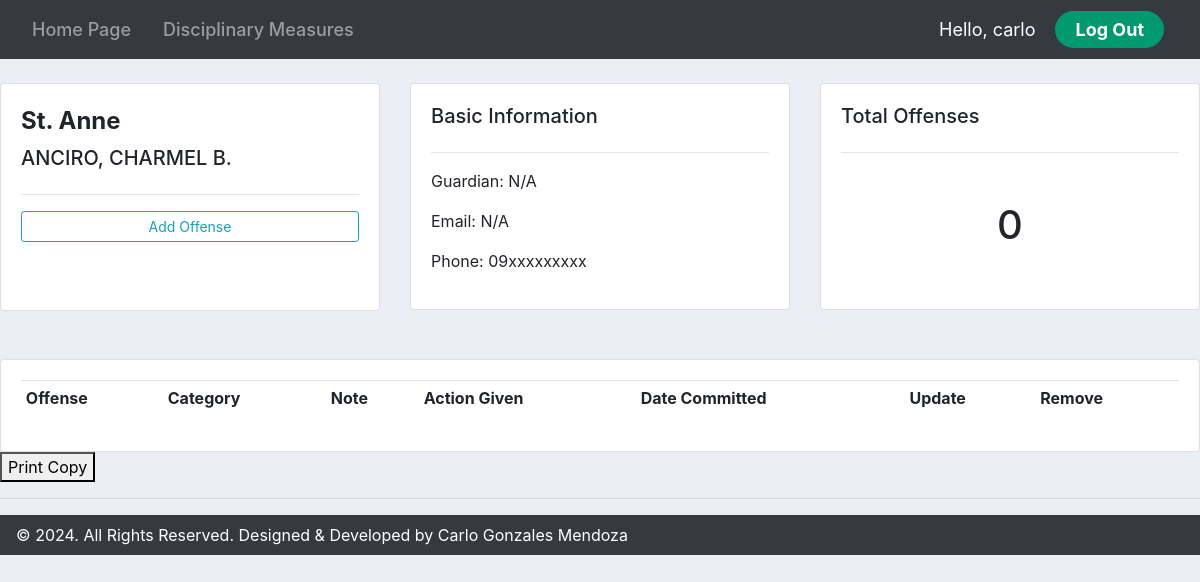
/anneprofile/2/ (signed in), run on the app's committed database.
### accounts/models.py (models this page shows, shortened)
class AnneStudent(models.Model):
    name = models.CharField(max_length=200, null=True)
    phone = models.CharField(max_length=200, null=True)
    email = models.CharField(max_length=200, null=True)
    guardian = models.CharField(max_length=200, null=True)
    date_created = models.DateTimeField(auto_now_add=True, null=True)

### accounts/views.py (the view)
# urls.py: path('anneprofile/<str:pk_test>/', views.anneprofile, name='anneprofile'),
@login_required(login_url='login')
def anneprofile(request, pk_test):
    annestudents = AnneStudent.objects.get(id=pk_test)
    anneoffenses = annestudents.anneoffense_set.all()
    offense_count = anneoffenses.count()
    context = {'students': annestudents, 'offenses': anneoffenses, "offense_count": offense_count,}
    return render(request, 'accounts/anneprofile.html', context)

### accounts/templates/accounts/anneprofile.html (shortened to what this page needs)
{% extends 'accounts/main.html' %}
{% block content %}
<br>
<div class="row">
    <div class="col-md">
        <div class="card card-body">
            <h5 style="font-size: 24px; font-weight: 700; line-height: 34px;">St. Anne</h5>
            <h5>{{students.name}}</h5>
            <hr>
            <a class="btn btn-outline-info  btn-sm btn-block" href="{% url 'annecreate_offense' students.id %}">Add Offense</a>
            <br><br>
        </div>
    </div>
    <div class="col-md">
        <div class="card card-body">
            <h5>Basic Information</h5>
            <hr>
            <p style="padding: 0.01px">Guardian: {{students.guardian}}</p>
            <p style="padding: 0.01px">Email: {{students.email}}</p>
            <p style="padding: 0.01px">Phone: {{students.phone}}</p>
        </div>
    </div>
    <div class="col-md">
        <div class="card card-body">
            <h5>Total Offenses</h5>
            <hr>
            <h1 style="text-align: center;padding: 32px">{{offense_count}}</h1>
        </div>
    </div>
</div>
<br>
<br>
<div class="row">
    <div class="col-md">
        <div class="card card-body">
            <table class="table table-sm">
                <tr>
                    <th>Offense</th>
                    <th>Category</th>
                    <th>Note</th>
                    <th>Action Given</th>
                    <th>Date Committed</th>
                    <th>Update</th>
                    <th>Remove</th>
                </tr>
            </table>
        </div>
    </div>
</div>
<button onclick="window.print()">Print Copy</button>
{% endblock %}

### accounts/templates/accounts/navbar.html (shortened to what this page needs)
{% load static %}
<nav class="navbar navbar-expand-lg navbar-dark bg-dark">
    <div class="collapse navbar-collapse" id="navbarNav">
      <ul class="navbar-nav justify-content-center flex-grow-1 pe-3">
        <li class="nav-item">
          <a class="nav-link mx-lg-2" href="{% url 'homepage' %}">Home Page</a>
        </li>
        <li class="nav-item">
          <a class="nav-link mx-lg-2" href="{% url 'products' %}">Disciplinary Measures</a>
        </li>
      </ul>
    </div>
    <span class="hello-msg">Hello, {{request.user}}</span>
    <span ><a class="hello-log" href="{% url 'logout' %}">Log Out</a></span>
  </nav>

### static/css/main.css (style rules this page uses)
body { background-color: #ebeff5; }

### accounts/templates/accounts/navbar.html (style rules this page uses)
.hello-msg { font-size: 18px; color: #fff; margin-right: 20px; }
.hello-log { margin-right: 20px; background-color: #009970; color: #fff; font-size: 18px; padding: 8px 20px; border-radius: 50px; text-decoration: none; transition: 0.3s; font-weight: 700; }
.nav-link { font-size: 18px; color: #ffffff; font-weight: 500; position: relative; }
.nav-link::before { content: ""; position: absolute; bottom: 0; left: 50%; transform: translateX(-50%); width: 0%; height: 2px; background-color: #009970; visibility: hidden; transition: 0.3s ease-in-out; }

### data on the page
AnneStudent: name "ANCIRO, CHARMEL B.", guardian "N/A", email "N/A", phone "09xxxxxxxxx"

### other printed values
{{ request.user }} "carlo"
{{ offense_count }} "0"
